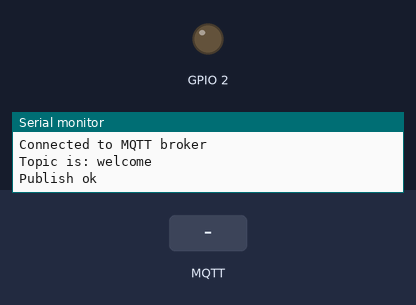
Recording of a sketch running on a simulated ESP8266 (NodeMCU). Parts: output pins drawn as LEDs (lit = HIGH), the last lines printed to the serial monitor. Inputs (shaded band) come from the test bench. WiFi joins after 1.5 s; servers stay silent unless stated; no MQTT or app messages arrive unless stated.

Above: at 4.7 s.
4.8 s: MQTT message "1" arrives on the first subscribed topic
At 5.3 s:
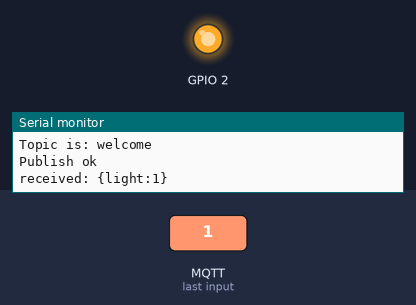
6.3 s: MQTT message "0" arrives on the first subscribed topic
At 7.7 s:
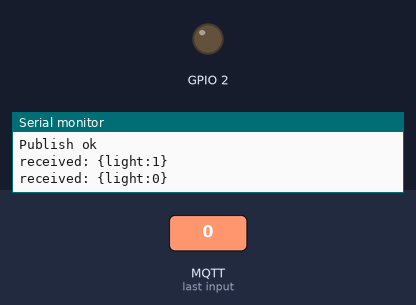
Timing chart, 0 to 9.3 s (numbered marks = the images above; inputs shaded):
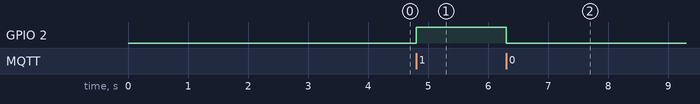

Measured:
- after the input at 4.8 s, GPIO 2: LOW → HIGH at once
- after the input at 6.3 s, GPIO 2: HIGH → LOW at once

The sketch:

LightControl.ino
```cpp
#include <Arduino.h>
#include <ESP8266WiFi.h>
#include <PubSubClient.h>


#define SSID        "MY HOME"
#define PASSPHRASE  "ZOCOZOPAGUA"
#define DEVICE_NAME "esp-01-dev1"
#define mqtt_server "iot.eclipse.org"

char* WELCOME_TOPIC = "welcome";
char* LIGHT_TOPIC = "light";
void callback(char* topic, byte* payload, unsigned int length);

WiFiClient espClient;
PubSubClient client(mqtt_server,1883,callback,espClient);

void setup(){
  delay(1000);
  Serial.println();
  Serial.begin(115200);
  pinMode(2, OUTPUT);
  WiFi.mode(WIFI_AP_STA);
  WiFi.begin(SSID,PASSPHRASE);
  Serial.println("Dios es Grande!");
  Serial.println(":D:D");
  Serial.print("connecting ");
  while (WiFi.status() != WL_CONNECTED) {
    Serial.print(".");
    delay(500);
  }
  Serial.println();
  Serial.print("connected: ");
  Serial.println(WiFi.localIP());
  Serial.println("En un segundo se realizará el envío de información");
  delay(1000);

  /** Client connect to mqtt broker **/
  if (client.connect(DEVICE_NAME)){
    client.subscribe(LIGHT_TOPIC);
    Serial.println("Connected to MQTT broker");
    Serial.print("Topic is: ");
    Serial.println(WELCOME_TOPIC);
    if (client.publish(WELCOME_TOPIC, "Se inicializó con éxito")) {
      Serial.println("Publish ok");
    }else {
      Serial.println("Publish failed");
    }
  }else{
    Serial.println("MQTT connect failed");
    Serial.println("Will reset and try again...");
    abort();
  }
}

void loop(){
  client.loop();
}

void callback(char* topic, byte* payload, unsigned int length) {
  int i = 0;
  char p[20];
  for(i = 0;i<length;i++){
    p[i] = payload[i];
  }
  p[i] = '\0';
  String _payload = p;
  String _topic = topic;
  Serial.print("received: {");
  Serial.print(_topic);
  Serial.print(":");
  Serial.print(_payload);
  Serial.println("}");
  if(_payload.equals("1")) digitalWrite(2, HIGH);
  else if(_payload.equals("0")) digitalWrite(2, LOW);
}
```
